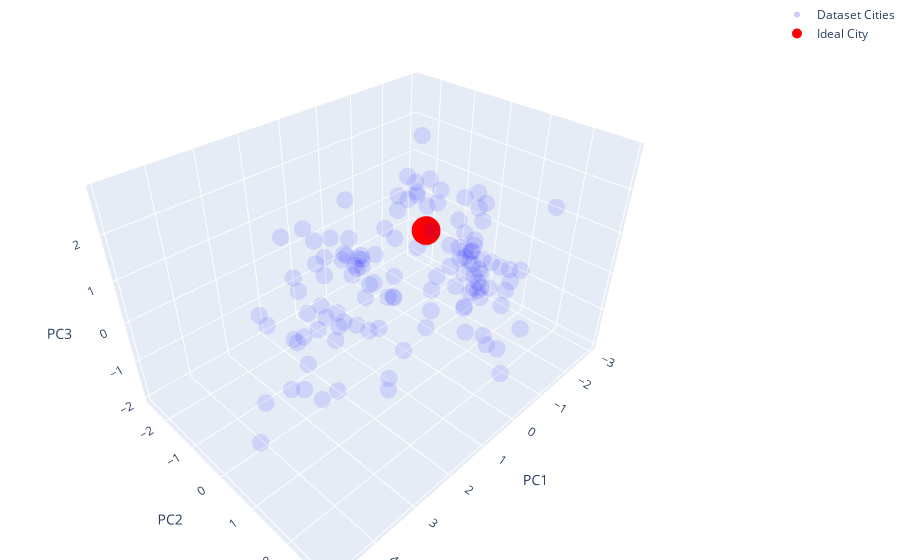

The cell this chart's notebook holds for it:
### Code cell
import plotly.graph_objects as go

# Create a trace for the original PCA transformed points
trace1 = go.Scatter3d(
    x=train_df_pca.iloc[:, 0],
    y=train_df_pca.iloc[:, 1],
    z=train_df_pca.iloc[:, 2],
    mode='markers',
    marker=dict(
        size=6,
        color='blue',                # set color to blue
        opacity=0.1                   # set opacity to make points faint
    ),
    text=train_df_pca['city_ascii'],  # add labels
    hoverinfo='text',
    name='Dataset Cities'
)

# Create a trace for the new point
trace2 = go.Scatter3d(
    x=[new_point_pca[0][0]],
    y=[new_point_pca[0][1]],
    z=[new_point_pca[0][2]],
    mode='markers',
    marker=dict(
        size=10,
        color='red',                 # set color to red
    ),
    name='Ideal City'
)

# Define the layout
layout = go.Layout(
    margin=dict(
        l=0,
        r=0,
        b=0,
        t=0
    ),
    scene=dict(
        xaxis_title='PC1',
        yaxis_title='PC2',
        zaxis_title='PC3'
    )
)

# Create the figure and add traces
fig = go.Figure(data=[trace1, trace2], layout=layout)

# Show the plot
fig.show()

### Figure 1 — Plotly figure (JSON) as saved in the notebook; plotly's stock layout.template omitted (floating-point values rounded to 4 significant figures)
{"data": [{"hoverinfo": "text", "marker": {"color": "blue", "opacity": 0.1, "size": 6}, "mode": "markers", "name": "Dataset Cities", "text": ["Honolulu", "Seattle", "Canberra", "Adelaide", "Boston", "Sacramento", "San Diego", "Singapore", "Oslo", "Los Angeles", "Copenhagen", "London", "Chicago", "Brisbane", "Miami", "Sydney", "Perth", "Denver", "Minneapolis", "Tampa", "Tucson", "Melbourne", "Atlanta", "Dallas", "Paris", "Dublin", "Austin", "Seoul", "Auckland", "Wellington", "Phoenix", "Vancouver", "Ottawa", "Las Vegas", "Calgary", "Toronto", "Milan", "Hamburg", "Hong Kong", "Columbus", "Frankfurt", "Edmonton", "Berlin", "Brussels", "Halifax", "Houston", "Stockholm", "Saint Petersburg", "Amsterdam", "Winnipeg", "San Antonio", "Montreal", "Dubai", "Rome", "Vienna", "Edinburgh", "Prague", "Montevideo", "Athens", "Tallinn", "Barcelona", "Tokyo", "Taipei", "Riga", "Thessaloniki", "Ljubljana", "Beirut", "Zagreb", "Santiago", "Riyadh", "Madrid", "Lisbon", "Vilnius", "Budapest", "Muscat", "Panama City", "Valencia", "Monterrey", "Warsaw", "Mexico City", "Porto", "Sofia", "Bucharest", "Bangkok", "Guadalajara", "Belgrade", "Yerevan", "Shanghai", "Rio de Janeiro", "Tbilisi", "Beijing", "Manila", "Sarajevo", "Porto Alegre", "Johannesburg", "Curitiba", "Minsk", "Belo Horizonte", "Skopje", "Lima", "Ho Chi Minh City", "Moscow", "Kuala Lumpur", "Colombo", "Jakarta", "Pretoria", "Almaty", "Hanoi", "Cape Town", "Durban", "Istanbul", "Baku", "Nairobi", "Tehran", "Buenos Aires", "Lviv", "Dhaka", "Ankara", "Mumbai", "Lagos", "Cairo", "Kolkata", "Lahore", "Karachi"], "type": "scatter3d", "x": [0.05531, -1.542, -1.48, -0.7673, -2.21, -1.465, -1.164, -0.5584, -2.488, 0.2548, -2.689, -0.6087, -1.4, -0.3946, 0.01006, -0.861, -0.5276, -2.109, -1.975, -1.032, -1.461, -0.7117, -1.082, -1.408, -0.165, -0.8041, -1.469, -1.211, -0.5897, -0.893, -0.9526, -1.605, -1.889, -1.1, -1.765, -1.198, -0.2095, -1.907, 0.0809, -2.05, -2.23, -1.518, -1.708, -0.6094, -1.569, -0.6051, -1.972, -1.088, -2.714, -0.8734, -1.176, -1.498, -1.023, 0.1769, -2.924, -1.801, -1.468, 0.6475, 0.724, -1.983, 0.2098, -1.034, -0.2844, -0.8865, 0.3201, -2.035, 2.186, -1.502, 1.375, -0.3162, -1.814, -0.4537, -1.568, -0.4323, -0.7397, 2.036, -1.412, 1.04, -0.5569, 2.797, -0.9379, -0.201, 0.1001, 2.825, 1.961, 0.2055, -0.4151, 0.4013, 3.343, 0.2508, -0.02676, 4.07, -0.0147, 1.671, 1.299, 0.8741, -0.1995, 2.366, 0.4359, 3.211, 2.972, 0.6223, 2.501, 3.461, 3.668, 1.546, 1.125, 1.652, 0.9711, 1.254, 1.479, 0.638, 3.084, 1.861, 1.927, 0.001112, 4.128, 0.358, 3.166, 4.846, 3.007, 3.124, 1.758, 3.254], "y": [2.557, 1.975, 0.5821, 1.024, 1.05, 0.8248, 2.009, 2.889, 0.02914, 2.732, -0.2538, 1.18, 1.542, 1.574, 2.398, 1.71, 1.441, 0.6558, 0.528, 1.827, 0.7814, 1.399, 1.336, 0.8426, 0.4309, 0.9574, 1.075, -0.8397, 1.301, 0.9667, 0.9663, 0.4939, -0.01061, -0.1117, 0.3795, 0.3708, -0.6484, 0.03565, 0.6563, -0.05692, -0.1936, 0.1885, -0.2218, 0.1727, 0.1054, 1.764, 0.1139, 0.7329, -0.08197, -0.0598, 0.866, -0.1038, 0.8956, -0.2516, -0.8674, -0.1414, -0.8095, 0.02851, -0.5793, -1.201, -0.2158, -0.4206, -0.3455, -1.261, -1.437, -1.692, -1.003, -1.751, -0.5758, -0.6435, -0.7945, -0.482, -1.217, -1.46, -0.3989, 0.7188, -0.3939, -0.5459, -1.26, 0.8078, -0.6696, -1.779, -1.943, 0.6395, 0.4691, -1.888, -2.425, -1.168, 1.014, -2.234, -1.471, 1.13, -1.98, -0.4368, 0.7099, -0.1614, -1.653, 0.4221, -2.599, 0.312, -0.05078, -0.5525, 1.384, 0.9321, 0.8588, 0.941, -1.627, -1.403, 0.8117, 0.3685, -1.034, -2.362, 0.3287, -1.769, -0.2238, -1.872, 0.3607, -2.352, 0.8016, 1.2, -1.022, 0.317, -2.039, -0.8696], "z": [1.149, -1.225, 0.4962, 0.7165, -1.003, -0.2629, 0.5423, 2.575, 0.327, -0.8733, 0.4828, -1.238, -1.984, 0.9685, 0.4913, 0.6223, 0.29, -1.075, -1.348, 0.5362, -0.1738, 0.03646, -1.512, -0.6943, -1.289, -0.7496, 0.147, -0.2085, 0.03779, 0.6508, -0.4504, -0.2392, 0.2446, -0.6293, 0.1408, -0.715, -1.019, -0.3992, 1.425, -0.9715, -0.4501, -0.1893, -0.6906, -1.199, 0.0468, -1.24, -0.4888, -1.081, 0.6634, -0.8701, -0.1577, 0.04865, 1.939, -0.6345, 0.4313, 0.5673, 0.7951, -0.224, -0.5081, 1.15, -0.03038, 0.3085, 2.118, -0.007703, -0.5395, 0.8683, 0.1911, 0.6841, -0.8186, 1.209, 0.7482, 1.476, 0.8796, -0.3412, 2.84, 1.783, 1.377, 0.4939, 0.3998, -0.9109, 1.405, -0.4955, -0.2983, 1.702, 0.0256, -0.3948, 0.7359, -0.1942, -0.6083, 0.0679, -0.2951, 0.2305, -0.4127, -0.3313, -1.663, 0.1677, -0.6748, 0.1948, -0.7363, -0.9348, 1.386, -0.2079, 0.7373, 1.404, 0.8508, -1.662, -1.099, 1.264, -1.018, -0.5204, -0.9064, 0.1072, -0.3538, -1.739, -0.7967, 0.1056, -0.601, -0.4695, 0.8098, -0.4012, -0.2429, 0.332, 0.8339, 0.2393]}, {"marker": {"color": "red", "size": 10}, "mode": "markers", "name": "Ideal City", "type": "scatter3d", "x": [-0.8747], "y": [-0.3107], "z": [0.6153]}], "layout": {"margin": {"b": 0, "l": 0, "r": 0, "t": 0}, "scene": {"xaxis": {"title": {"text": "PC1"}}, "yaxis": {"title": {"text": "PC2"}}, "zaxis": {"title": {"text": "PC3"}}}}}
